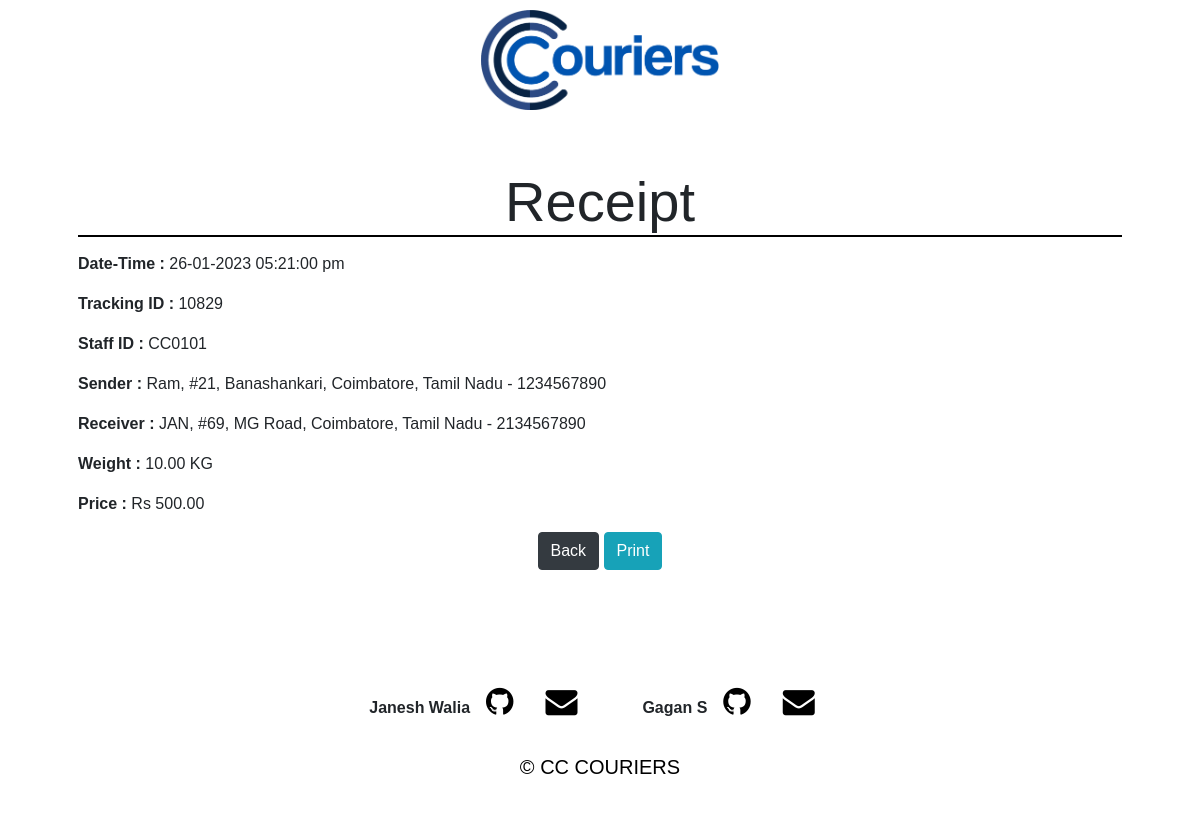
Page /receipt.php on the committed database.
### tables this page shows
CREATE TABLE `parcel` (
  `TrackingID` int(11) NOT NULL,
  `StaffID` varchar(30) NOT NULL,
  `S_Name` varchar(30) NOT NULL,
  `S_Add` varchar(50) NOT NULL,
  `S_City` varchar(20) NOT NULL,
  `S_State` varchar(20) NOT NULL,
  `S_Contact` bigint(20) NOT NULL,
  `R_Name` varchar(30) NOT NULL,
  `R_Add` varchar(50) NOT NULL,
  `R_City` varchar(20) NOT NULL,
  `R_State` varchar(20) NOT NULL,
  `R_Contact` bigint(20) NOT NULL,
  `Weight_Kg` decimal(10,2) NOT NULL,
  `Price` decimal(10,2) NOT NULL,
  `Dispatched_Time` timestamp NOT NULL DEFAULT current_timestamp()
);

### receipt.php (the view, shortened to what this page needs)
<?php
    include("db_connect.php");
    $date = date('d-m-Y');
    $time = date('h:i:s a');
    $sql = "SELECT * FROM parcel ORDER BY TrackingID DESC LIMIT 1";
    $result = mysqli_query($conn, $sql);
    if(mysqli_num_rows($result) > 0){
        $order = mysqli_fetch_assoc($result);
    }else{
        echo 'Data fetch Error : '.mysqli_error($conn);
    }
?>
<!DOCTYPE html>
<html>
    <head>
        <link rel="stylesheet" href="style/bootstrap.css">
        <link rel="stylesheet" href="style/index_styles.css">
        <link rel="stylesheet" href="https://cdnjs.cloudflare.com/ajax/libs/font-awesome/4.7.0/css/font-awesome.min.css">
    </head>
    <body style="font-family: Arial, Helvetica, sans-serif;">
        <div ><img src="Images/logo.png" id="logo" style="height: 100px !important; margin-top: 10px !important;"  ></div>
        <div class="container p-5"  style="background-color: rgba(255, 255, 255, 0.7); margin-top: 10px !important">
            <h2 class="display-4 text-center" style="border-bottom: 2px solid black; margin-bottom:15px !important;">Receipt</h2>
            <p><span class="font-weight-bold">Date-Time : </span><?php echo $date.'  '.$time; ?> </p>
            <p><span class="font-weight-bold">Tracking ID : </span><?php echo $order['TrackingID']; ?> </p>
            <p> <span class="font-weight-bold">Staff ID : </span> <?php echo $order['StaffID']; ?> </p>
            <p><span class="font-weight-bold">Sender : </span> <?php echo $order['S_Name'].', '.$order['S_Add'].', '.$order['S_City'].', '.$order['S_State'].' - '.$order['S_Contact']; ?> </p>
            <p><span class="font-weight-bold">Receiver : </span><?php echo $order['R_Name'].', '.$order['R_Add'].', '.$order['R_City'].', '.$order['R_State'].' - '.$order['R_Contact']; ?></p>
            <p><span class="font-weight-bold">Weight : </span><?php echo $order['Weight_Kg'].' KG'; ?> </p>
            <p><span class="font-weight-bold">Price : </span><?php echo 'Rs '.$order['Price']; ?> </p>
            <form method="POST" action="" class="text-center">
                <input type="submit" name="back" value="Back" class="btn btn-dark">
                <input type="submit" name="print" value="Print" class="btn btn-info" onclick="window.print()">
            </form>
        </div>
        <div class="container-fluid text-center mt-5" style="background-color: rgba(255, 255, 255, 0.7); padding: 20px; position: relative;">
            <div class="i-bar" style="display: flex; flex-direction: row; flex-wrap: wrap; justify-content:center; margin-bottom: 2em;">
                <strong>Janesh Walia<a class="fa fa-github" href="https://github.com/Janesh7" target=blank style="border: none; text-decoration: none;  margin: 0em 0.5em; color:black; font-size: xx-large;"></a></strong>
                <a class="fa fa-envelope" href="mailto:janeshwalia273@gmail.com" style="border: none; text-decoration: none;  margin: 0em 0.5em; color:black; font-size: xx-large;"></a>&nbsp &nbsp &nbsp &nbsp &nbsp &nbsp
                <strong>Gagan S<a class="fa fa-github" href="https://github.com/Astraxx04" target=blank style="border: none; text-decoration: none;  margin: 0em 0.5em; color:black; font-size: xx-large;"></a></strong>
                <a class="fa fa-envelope" href="mailto:gagan200254@gmail.com" style="border: none; text-decoration: none;  margin: 0em 0.5em; color:black; font-size: xx-large;"></a>
            </div>
            <p class="credit" style="font-size: 20px; font-stretch: 3px; text-align: center; color: black;">© CC COURIERS</p>
        </div>
    </body>
</html>

### style/index_styles.css (style rules this page uses)
body, html { margin: 0; height: 100%; background-image: url('../Images/bbg2.jpeg'); background-position: center; background-repeat: no-repeat; background-size: cover; overflow-x: hidden; position: relative; z-index: -99; font-family: Arial, Helvetica, sans-serif !important; }
#logo { height: 100px !important; width: auto; margin: 0 auto; display: block; text-align: center; z-index: 9; }

### rows in the picture
parcel: TrackingID "10829", StaffID "CC0101", S_Name "Ram", S_Add "#21, Banashankari", S_City "Coimbatore", S_State "Tamil Nadu", S_Contact "1234567890", R_Name "JAN", R_Add "#69, MG Road", R_City "Coimbatore", R_State "Tamil Nadu", R_Contact "2134567890", Weight_Kg "10.00", Price "500.00"
